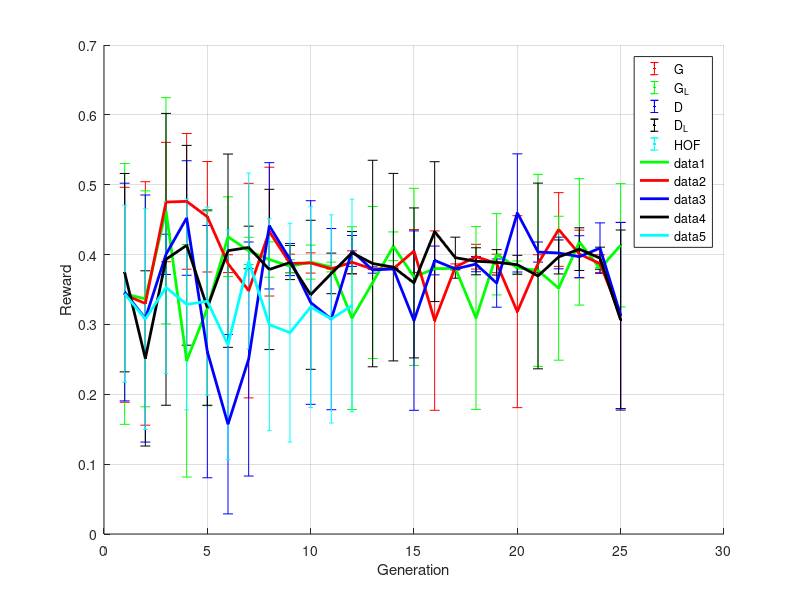

This figure's MATLAB source: (Note: this script raises an error after producing the figure.)
clear all
close all
clc

% comp data set a - laptop popSize = 4, nAgents = 7, matTime = 100, 25 generations
data_g = [ 0.342424, 0.153894,  0.330052, 0.174257,  0.475167, 0.0854487,  0.47616, 0.0971261,  0.454127, 0.079057,  0.386988, 0.0127472,  0.348429, 0.153592,  0.432861, 0.0922019,  0.387304, 0.0132946,  0.387981, 0.0144677,  0.379628, 0,  0.389064, 0.0163445,  0.379222, 0.000703827,  0.379763, 0.00134774,  0.405093, 0.0306528,  0.30549, 0.12841,  0.382202, 0.00445761,  0.396966, 0.017729,  0.387258, 0.0132164,  0.318268, 0.137381,  0.386988, 0.0127472,  0.435886, 0.0527538,  0.400804, 0.0341205,  0.386988, 0.0127472,  0.31285, 0.133202];
data_gl = [ 0.343643, 0.18665,  0.336644, 0.154565,  0.462705, 0.161954,  0.247946, 0.166427,  0.322919, 0.139277,  0.425569, 0.0570858,  0.405296, 0.0194787,  0.39297, 0.0253756,  0.383172, 0.00937744,  0.389177, 0.02439,  0.382202, 0.00698351,  0.309012, 0.130806,  0.360032, 0.108786,  0.411911, 0.020509,  0.368069, 0.126749,  0.379718, 0.00100556,  0.380373, 0.00197106,  0.309238, 0.13085,  0.400397, 0.0581542,  0.381028, 0.00978836,  0.377393, 0.13744,  0.351838, 0.103017,  0.418187, 0.0904804,  0.379944, 0.00154505,  0.41331, 0.0882315]; 
data_d = [ 0.346352, 0.155819,  0.308425, 0.176833,  0.400352, 0.0288294,  0.452366, 0.0819873,  0.261107, 0.180573,  0.157215, 0.12841,  0.250497, 0.167536,  0.441168, 0.0903976,  0.392902, 0.0229918,  0.331362, 0.145751,  0.307612, 0.129682,  0.405183, 0.0221239,  0.377867, 0.00450853,  0.379628, 0,  0.30549, 0.12841,  0.391593, 0.0206198,  0.379492, 0.000234609,  0.386355, 0.0109346,  0.359175, 0.0344941,  0.459635, 0.0845527,  0.403603, 0.0143726,  0.402294, 0.0226657,  0.396966, 0.0300301,  0.409247, 0.0361288,  0.31285, 0.133202];
data_dl = [ 0.37412, 0.142001,  0.251355, 0.125423,  0.393196, 0.208894,  0.413288, 0.143027,  0.324092, 0.139771,  0.405567, 0.138366,  0.410195, 0.0304331,  0.378702, 0.114711,  0.388636, 0.024452,  0.342424, 0.10668,  0.373036, 0.0290572,  0.402632, 0.0302953,  0.387191, 0.147819,  0.381998, 0.134208,  0.359423, 0.107349,  0.432816, 0.100093,  0.395544, 0.0293771,  0.390419, 0.0193393,  0.388906, 0.0181959,  0.385475, 0.0134752,  0.369379, 0.132923,  0.396605, 0.0243379,  0.407779, 0.0305458,  0.394866, 0.0157524,  0.30628, 0.128875];
data_hof = [ 0.343927, 0.126688,  0.307632, 0.157991,  0.352957, 0.123086,  0.328672, 0.150949,  0.333271, 0.134728,  0.270827, 0.164394,  0.390709, 0.126006,  0.299666, 0.151778,  0.288223, 0.156601,  0.324783, 0.143622, 0.307883, 0.148988,  0.327098, 0.152168];
data_dhof = [];

% comp data set b - lab computer popSize = 20, nAgents = 7, matTime = 200, 25 generations

% comparable data set 1
%data_g = [ 0.109642, 0.0350446,  0.119037, 0.0485711,  0.0906766, 0.0327519,  0.179049, 0.0850993,  0.254659, 0.0254525,  0.209815, 0.0868624,  0.262357, 0.110531,  0.368885, 0.0346773,  0.40312, 0.0352505,  0.367872, 0.0281075,  0.317381, 0.079175,  0.311228, 0.0814724,  0.311861, 0.0485323,  0.294465, 0.0177639,  0.271574, 0.0905554];
%data_gl = [0.10116, 0.0415372,  0.122394, 0.0297711,  0.135232, 0.0466047,  0.157333, 0.0763425,  0.199453, 0.10832,  0.274668, 0.0791461,  0.278846, 0.102182,  0.381789, 0.0635232,  0.396268, 0.0476656,  0.390672, 0.0636139,  0.379743, 0.0631864,  0.368601, 0.0661401, 0.372222, 0.0552704, 0.304634, 0.1125, 0.253884, 0.14146];
%data_d = [0.108199, 0.0364407,  0.0786742, 0.00907103,  0.0978679, 0.0250781,  0.121493, 0.0285096,  0.156082, 0.0582095,  0.207738, 0.0891166,  0.258939, 0.0826817,  0.326522, 0.017947,  0.313734, 0.0337374,  0.322318, 0.00750797,  0.331232, 0.0157003,  0.270688, 0.0964743,  0.274385, 0.0619075,  0.269346, 0.0573162,  0.326446, 0.0268488,];
%data_dl = [0.120713, 0.0603522,  0.136073, 0.0600274,  0.130006, 0.050701,  0.136058, 0.0813454,  0.130112, 0.078129,  0.262661, 0.0942608,  0.288975, 0.05792,  0.282842, 0.0585393,  0.293553, 0.0545229,  0.298101, 0.0573418,  0.311516, 0.051919,  0.277636, 0.0635572,  0.311233, 0.0533586,  0.260807, 0.0760252,  0.304391, 0.0488857,];

% comparable data set 2
%data_g = [ 0.21498, 0.145194,  0.297123, 0.0253722,  0.365137, 0.000708997,  0.273017, 0.0227388,  0.289679, 0.0368682,  0.303403, 0.0491745,  0.323964, 0.020004,  0.316773, 0.0105844,  0.298896, 0.00324117,  0.2992, 0.0508457,  0.343766, 0.0133698,  0.31966, 0.0107363,  0.331966, 0.0272967,  0.240454, 0.0702927,  0.236048, 0.0698369,];
%data_d = [0.262028, 0.0978426,  0.345488, 0.0156994,  0.331966, 0.0257774,  0.331865, 0.0214221,  0.344627, 0.0256761,  0.387825, 0.0500355,  0.341082, 0.0364124,  0.258736, 0.0885749,  0.348628, 0.00779906,  0.256457, 0.086296,  0.344323, 0.0139269,  0.320115, 0.0244607,  0.333333, 0.0238023,  0.357389, 0.00197507,  0.308316, 0.00243087,]

% comparable data set 3
%data_g = [0.315102, 0.0607718,  0.207131, 0.13461,  0.190773, 0.118252,  0.318292, 0.0340828,  0.280563, 0.048111,  0.365745, 0.0336271,  0.366707, 0.0243594,  0.37162, 0.0242074,  0.331409, 0.00313988,  0.199078, 0.126557,  0.356528, 0.00941963,  0.171376, 0.099058,  0.343766, 0.0133698,  0.319609, 0.0149397,  0.232908, 0.0627469,  0.166211, 0,  0.340322, 0.0129647,  0.328522, 0.0286134,  0.347463, 0.00967285,  0.334093, 0.00673553,  0.313025, 0.0173706,  0.28973, 0.00592524,  0.325636, 0.00476046,  0.30391, 0.000759646,  0.357288, 0.000151932,];

% comparable set 4
%data_g  = [ 0.239016, 0.103128,  0.302816, 0.0435659,  0.301904, 0.0870091,  0.306229, 0.0405606,  0.3, 0.0641554,  0.308143, 0.0463987,  0.348658, 0.0269782,  0.329829, 0.0613974,  0.341284, 0.0483012, 0.258118, 0.108075, ];
%data_d = [0.303758, 0.0641143,  0.367517, 0.000962228,  0.307505, 0.00901449,  0.325838, 0.0211688,  0.314747, 0.0126102,  0.318596, 0.0765218,  0.329333, 0.0285121,  0.332726, 0.00709003,  0.251697, 0.0814342,  0.322648, 0.0181809,  0.300365, 0.0287147,  0.358554, 0.00344373,  0.358756, 0.00162058,  0.305885, 0,  0.312722, 0.0391472,  0.355009, 0.0535805,  0.265573, 0.143523,  0.271295, 0.149245,  0.121797, 0.000253215,  0.339309, 0.00151929,  0.204598, 0.0830548,  0.201459, 0.0795098,  0.140839, 0.0210169,  0.12205, 0,  0.120885, 0.00106351,];

% patrick
%data_g = [0.427953, 0, 0.661665, 0, 0.638304, 0, 0.314973, 0, 0.192629, 0, 0.269661, 0, 0.205317, 0, 0.206424, 0, 0.205317, 0, 0.242272, 0]; 
%data_d = [0.444467, 0, 0.668714, 0, 0.771221, 0, 0.688249, 0, 0.714329, 0, 0.694593, 0, 0.668916, 0, 0.718055, 0, 0.700936, 0, 0.70003, 0,]

% comp set 5
%data_g = [ 0.238377, 0.145397,  0.373088, 0.00876127,  0.402917, 0.0058746,  0.424997, 0.0601641,  0.361187, 0.0462879,  0.394156, 0.0119011,  0.384432, 0.000759646,  0.357946, 0.125291,  0.331662, 0.0524157,  0.392636, 0.0286134, ];
%data_d = [0.243239, 0.0119011,  0.337486, 0.0104325,  0.324775, 0.0123063,  0.288818, 0.0140281,  0.314849, 0.0210169,  0.290439, 0.0111921,  0.294845, 0.0131672,  0.280462, 0.00121544,  0.280462, 0.00121544,  0.294794, 0.0155475,]


iter = 1;
for i=1:2:length(data_g)
   m_g(iter) = data_g(i);
   s_g(iter) = data_g(i+1);
   iter = iter +1;
end
x_g = 1:length(m_g);
figure
%plot(x_g, m_g, 'r', 'lineWidth' , 3);
hold all
errorbar(x_g,m_g,s_g, 'r.')

iter = 1;
for i=1:2:length(data_gl)
   m_gl(iter) = data_gl(i);
   s_gl(iter) = data_gl(i+1);
   iter = iter +1;
end
x_gl = 1:length(m_gl);
%plot(x_gl, m_gl, 'g', 'lineWidth', 3);
errorbar(x_gl,m_gl,s_gl, 'g.')

iter = 1;
for i=1:2:length(data_d)
   m_d(iter) = data_d(i);
   s_d(iter) = data_d(i+1);
   iter = iter +1;
end
x_d = 1:length(m_d);
%plot(x_gl, m_gl, 'g', 'lineWidth', 3);
errorbar(x_d,m_d,s_d, 'b.')

iter = 1;
for i=1:2:length(data_dl)
   m_dl(iter) = data_dl(i);
   s_dl(iter) = data_dl(i+1);
   iter = iter +1;
end
x_dl = 1:length(m_dl);
errorbar(x_dl,m_dl,s_dl, 'k.')

iter = 1;
for i=1:2:length(data_hof)
   m_hof(iter) = data_hof(i);
   s_hof(iter) = data_hof(i+1);
   iter = iter +1;
end
x_hof = 1:length(m_hof);
errorbar(x_hof,m_hof,s_hof, 'c.')


iter = 1;
for i=1:2:length(data_dhof)
   m_dhof(iter) = data_dhof(i);
   s_dhof(iter) = data_dhof(i+1);
   iter = iter +1;
end
%x_hof = 1:length(m_dhof);
%errorbar(x_dhof,m_dhof,s_dhof, 'm.')

grid on
xlabel('Generation')
ylabel('Reward')
legend('G', 'G_L', 'D', 'D_L', 'HOF')

plot(x_gl, m_gl, 'g', 'lineWidth', 2);
plot(x_g, m_g, 'r', 'lineWidth' , 2);
plot(x_d, m_d, 'b', 'lineWidth' , 2);
plot(x_dl, m_dl, 'k', 'lineWidth' , 2);
plot(x_hof, m_hof, 'c', 'lineWidth' , 2);
plot(x_dhof, m_dhof, 'm', 'lineWidth' , 2); 
